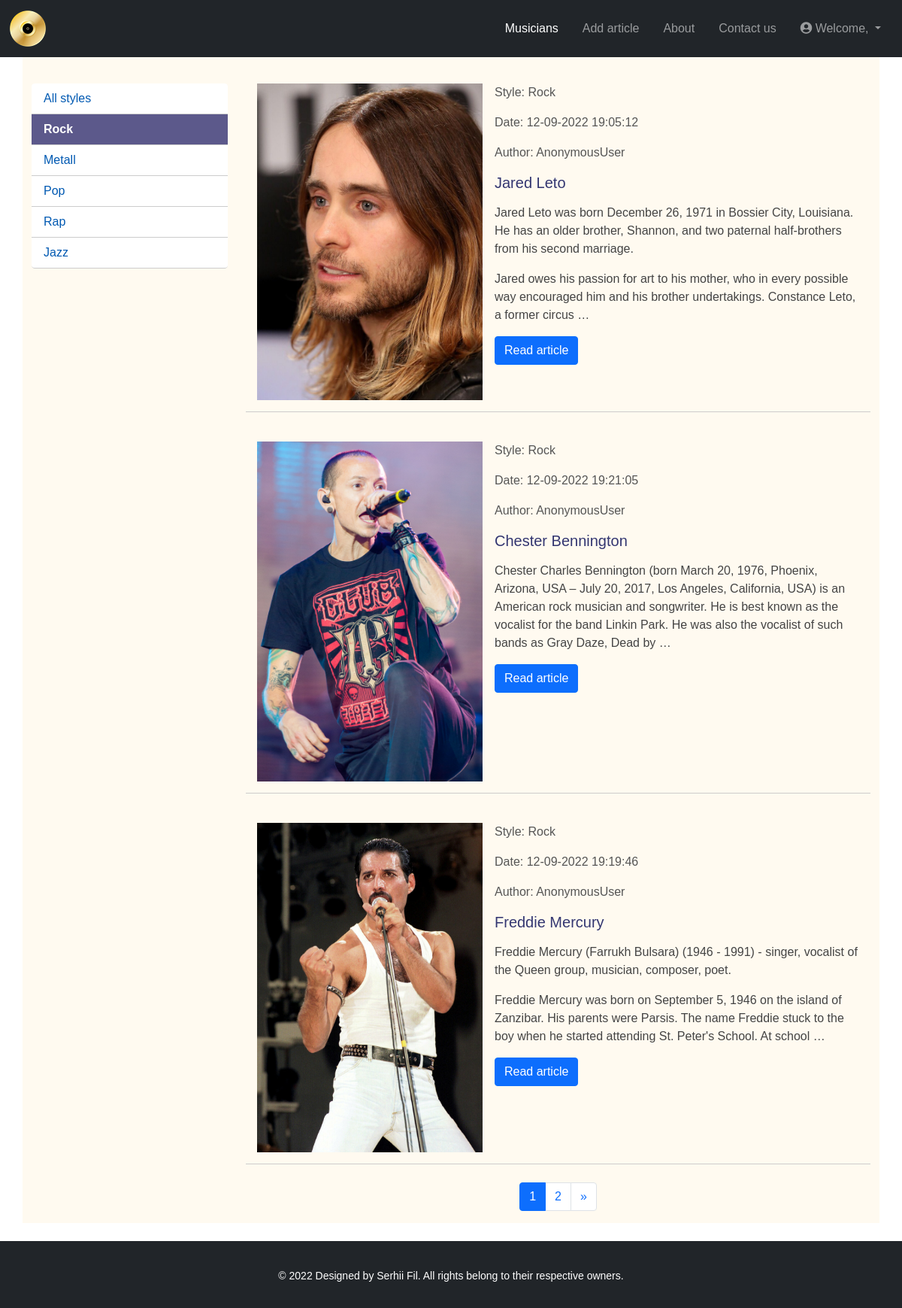
Before: /articles/style/rok/ with the older database file.
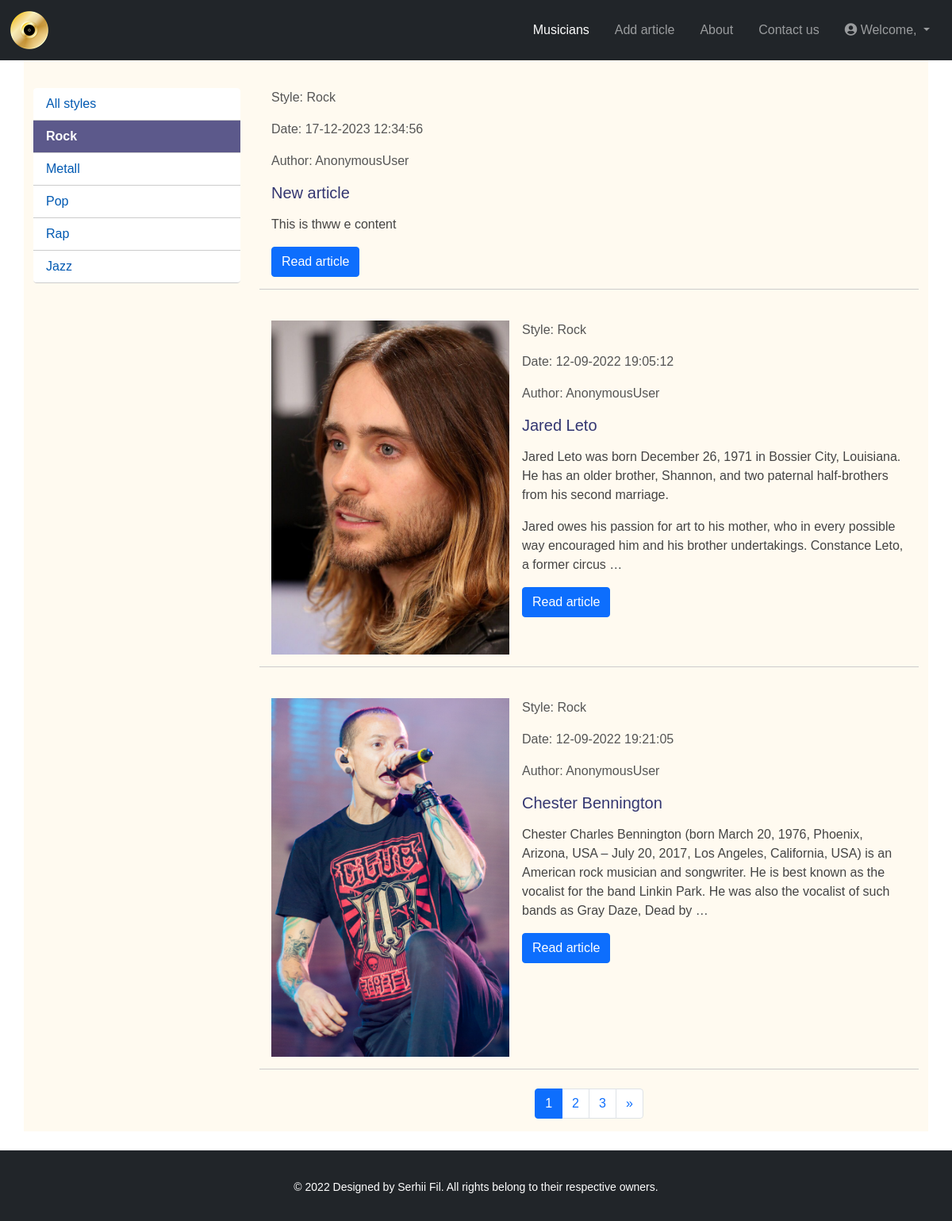
After: the same page with the newer database file.
### musicians/models.py (models this page shows, shortened)
class Styles(models.Model):
    name = models.CharField(max_length=100, validators=[TitleValidator], verbose_name='Style')
    slug = models.SlugField(max_length=100, unique=True, db_index=True)
    def __str__(self):
        return self.name
    def get_absolute_url(self):
        return reverse('musicians:articles_list', args=[self.slug])
    class Meta:
        verbose_name = 'Music style'
        verbose_name_plural = 'Music styles'

class Musicians(models.Model):
    title = models.CharField(max_length=200, unique=True, validators=[TitleValidator], verbose_name='Title')
    slug = AutoSlugField(populate_from='title', unique=True, db_index=True)
    content = models.TextField(verbose_name='Content', max_length=8000, validators=[MinLengthValidator(80)])
    photo = models.ImageField(upload_to='photos/%Y/%m/%d/', verbose_name='Photo', blank=True)
    time_create = models.DateTimeField(auto_now_add=True, verbose_name='Created')
    time_update = models.DateTimeField(auto_now=True, verbose_name='Updated')
    is_published = models.BooleanField(default=True, verbose_name='Publishing')
    style = models.ForeignKey(Styles, on_delete=models.CASCADE, verbose_name='Style')
    video = EmbedVideoField(verbose_name='Link for video', blank=True)
    author = models.ForeignKey('auth.User', on_delete=models.CASCADE, verbose_name='Author')
    def get_absolute_url(self):
        return reverse('musicians:article_detail', args=[self.style.slug, self.slug])
    class Meta:
        verbose_name = 'Famous musicians'
        verbose_name_plural = 'Famous musicians'
        ordering = ['-time_update']

### musicians/views.py (the view)
# urls.py: path('', ArticlesList.as_view(), name='home'),
class ArticlesList(MenuMixin, ListView):
    model = Musicians
    template_name = 'musicians/articles_list.html'
    paginate_by = 3
    extra_context = {'title': 'Famous musicians'}
    def get_queryset(self):
        if 'slug' not in self.kwargs or self.kwargs['slug'] == 'all':
            return Musicians.objects.filter(is_published=True)
        return Musicians.objects.filter(style__slug=self.kwargs['slug'], is_published=True)

### musicians/views.py (called while the page is built)
    def get_context_data(self, **kwargs):
        context = super().get_context_data(**kwargs)
        context['styles'] = Styles.objects.all()
        context['style_selected'] = self.kwargs.get('style_slug') or self.kwargs.get('slug', 'all')
        context['menu'] = menu
        return context

### musicians/templates/musicians/articles_list.html (shortened to what this page needs)
{% extends 'musicians/base.html' %}
{% load static %}
{% block extra_css %}
    <link rel="stylesheet" type="text/css" href="{% static 'musicians/css/articles_list.css' %}">
{% endblock %}
{% block content %}
    <div class="row">
        {% for article in object_list %}
            <div class="col-12 mb-4">
                <div class="article-panel">
                    {% if article.photo %}
                        <img src="{{ article.photo.url }}" class="img-article-left me-3">
                    {% endif %}
                    <div class="article-text">
                        <p class="property">Style: {{ article.style }}</p>
                        <p class="property">Date: {{ article.time_create|date:"d-m-Y H:i:s" }}</p>
                        <p class="property">Author: {{ user }}</p>
                        <h5>{{ article.title }}</h5>
                        <p>{{ article.content|linebreaks|truncatewords:50 }}</p>
                        <a href="{{ article.get_absolute_url }}" class="btn btn-primary">Read article</a>
                    </div>
                </div>
            </div>
        {% endfor %}
    </div>
    {% if is_paginated %}
        <nav aria-label="Page navigation">
            <ul class="pagination justify-content-center">
                {% for num in page_obj.paginator.page_range %}
                    {% if page_obj.number == num %}
                        <li class="page-item active"><a class="page-link" href="?page={{ num }}">{{ num }}</a></li>
                    {% else %}
                        <li class="page-item"><a class="page-link" href="?page={{ num }}">{{ num }}</a></li>
                    {% endif %}
                {% endfor %}
                {% if page_obj.has_next %}
                    <li class="page-item">
                        <a class="page-link" href="?page={{ page_obj.next_page_number }}" aria-label="Next">
                            <span aria-hidden="true">&raquo;</span>
                        </a>
                    </li>
                {% endif %}
            </ul>
        </nav>
    {% endif %}
{% endblock %}

### musicians/templates/musicians/base.html (shortened to what this page needs)
<!DOCTYPE html>
{% load static %}
<html>
<head>
    <link rel="stylesheet" type="text/css"
          href="https://stackpath.bootstrapcdn.com/bootstrap/5.0.0-alpha1/css/bootstrap.min.css">
    <link rel="stylesheet" type="text/css" href="{% static 'musicians/css/base.css' %}"/>
    <link rel="stylesheet" href="https://cdnjs.cloudflare.com/ajax/libs/font-awesome/5.15.4/css/all.min.css">
    {% block extra_css %}
    {% endblock %}
</head>
<body>
<nav class="navbar navbar-expand-lg navbar-dark bg-dark">
    <div class="container-fluid">
        <a class="navbar-brand" href="{% url 'musicians:home' %}">
            <div class="logo"></div>
        </a>
        <div class="collapse navbar-collapse" id="navbarNav">
            <ul class="navbar-nav ms-auto">
                {% for item in menu %}
                    <li class="nav-item">
                        <a class="nav-link mx-2 {% if not menu_item_selected and forloop.counter == 1 or forloop.counter == menu_item_selected %}active{% endif %}"
                           href="{% url item.url_name %}">{{ item.title }}</a>
                    </li>
                {% endfor %}
            </ul>
            <ul class="navbar-nav ml-auto">
                <li class="nav-item dropdown">
                    <a class="nav-link mx-2 dropdown-toggle" href="#" id="navbarDropdownMenuLink" role="button"
                       data-bs-toggle="dropdown" aria-expanded="false">
                        <i class="fas fa-user-circle"></i> Welcome, {{ user.username }}
                    </a>
                </li>
            </ul>
        </div>
    </div>
</nav>
<div class="container">
    <div class="row">
        <div class="col-lg-3">
            <ul class="list-group sticky-menu">
                {% if style_selected == 'all' %}
                    <li class="list-group-item selected">All styles</li>
                {% else %}
                    <li class="list-group-item"><a class="stretched-link"
                                                   href='{% url "musicians:articles_list" "all" %}'>All styles</a></li>
                {% endif %}
                {% for style in styles %}
                    {% if style_selected == style.slug %}
                        <li class="list-group-item selected">
                            {{ style.name }}
                        </li>
                    {% else %}
                        <li class="list-group-item">
                            <a class="stretched-link" href="{{ style.get_absolute_url }}">{{ style.name }}</a>
                        </li>
                    {% endif %}
                {% endfor %}
            </ul>
        </div>
        <div class="col-lg-9 mobile-content">
            {% block content %}{% endblock %}
        </div>
    </div>
</div>
<footer class="footer bg-dark text-white text-center py-3 mt-4">
    <div class="container">
        <p>&copy; 2022 Designed by Serhii Fil. All rights belong to their respective owners.</p>
    </div>
</footer>
</body>
</html>

Changed rows visible on the page:
no longer on this page (row unchanged): Musicians: photo (picture), style "Rock", time_create "12-09-2022 19:19:46", user "AnonymousUser", title "Freddie Mercury", content "Freddie Mercury (Farrukh Bulsara) (1946 - 1991) - singer, vocalist of the Queen group, musician, composer, poet. Freddie Mercury was born on September 5, 1946 on the island of Zanzibar. His parents were Parsis. The name Freddie stuck to the boy when he started attending St. Peter's School. At school …"
added Musicians: style "Rock", time_create "17-12-2023 12:34:56", user "AnonymousUser", title "New article", content "This is thww e content"
Other visible differences:
new list line: "3"
